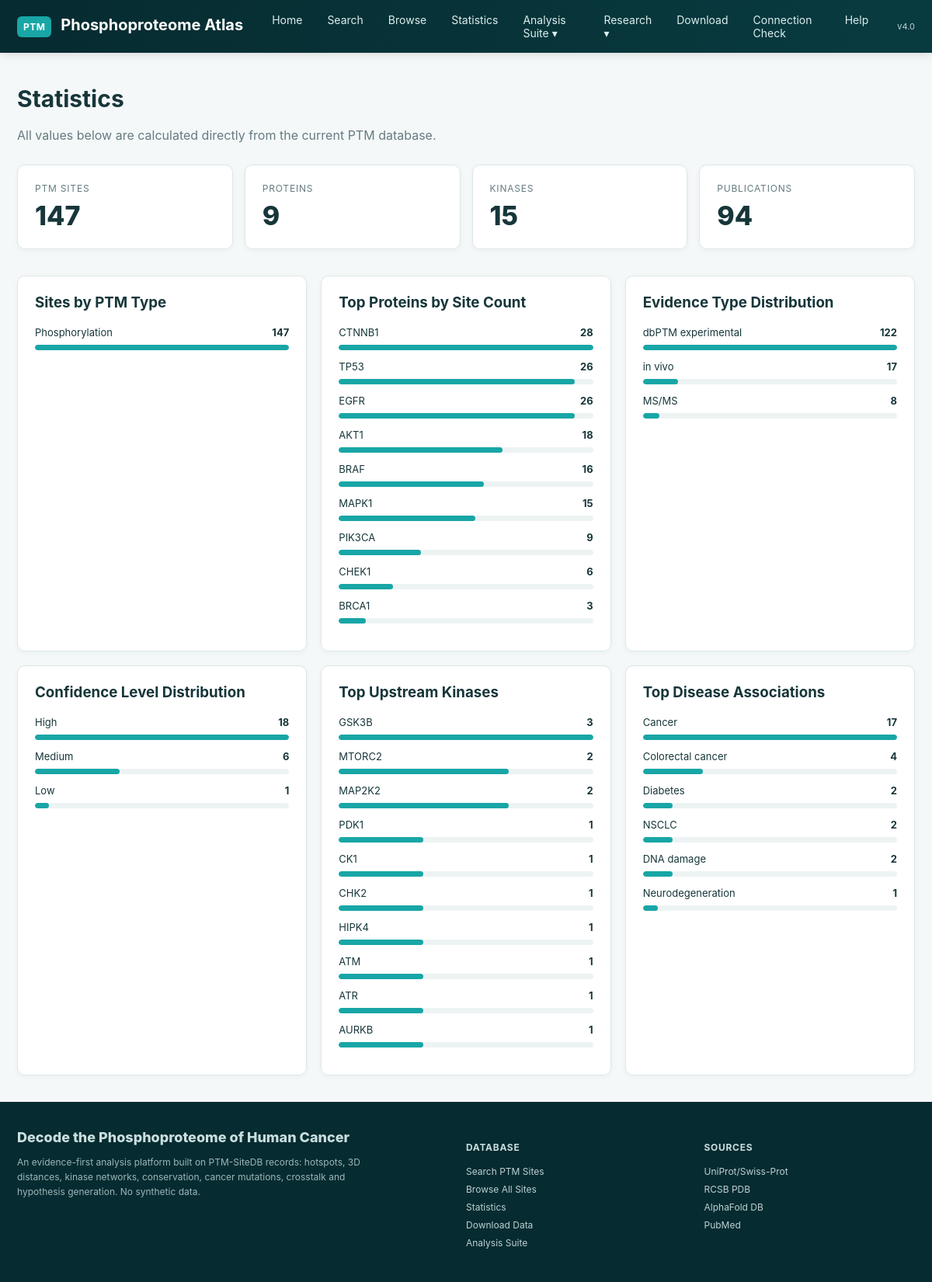
The app's page /statistics with its own data.
### tables this page shows
CREATE TABLE ptm_sites (
    id INTEGER PRIMARY KEY AUTOINCREMENT,
    gene TEXT NOT NULL, uniprot TEXT NOT NULL, ptm_type TEXT NOT NULL,
    site TEXT NOT NULL, position INTEGER, flanking TEXT, kinase TEXT,
    disease_context TEXT, evidence TEXT, confidence TEXT, pmid TEXT,
    source_url TEXT, protein_id TEXT, validation_status TEXT, pmid_old TEXT, pmids_dbptm TEXT, pmid_count INTEGER, pmid_score INTEGER, evidence_level TEXT, status TEXT, review_note TEXT,
    UNIQUE(uniprot, ptm_type, site, pmid)
);

### app.py (the view)
@app.route("/statistics")
def statistics():
    conn=db()
    stats={
        "sites": conn.execute("SELECT COUNT(*) FROM ptm_sites").fetchone()[0],
        "proteins": conn.execute("SELECT COUNT(DISTINCT uniprot) FROM ptm_sites").fetchone()[0],
        "catalogue_proteins": len(PROTEIN_CATALOG),
        "kinases": conn.execute("SELECT COUNT(DISTINCT kinase) FROM ptm_sites WHERE kinase!='' AND kinase!='—'").fetchone()[0],
        "publications": conn.execute("SELECT COUNT(DISTINCT pmid) FROM ptm_sites WHERE pmid!=''").fetchone()[0],
    }
    types=conn.execute("SELECT ptm_type,COUNT(*) n FROM ptm_sites GROUP BY ptm_type ORDER BY n DESC").fetchall()
    genes=conn.execute("SELECT gene,COUNT(*) n FROM ptm_sites GROUP BY gene ORDER BY n DESC").fetchall()
    evidence=conn.execute("""SELECT evidence,COUNT(*) n FROM ptm_sites
                              WHERE evidence IS NOT NULL AND trim(evidence)!=''
                              GROUP BY evidence ORDER BY n DESC""").fetchall()
    confidence=conn.execute("""SELECT confidence,COUNT(*) n FROM ptm_sites
                                WHERE confidence IS NOT NULL AND trim(confidence)!=''
                                GROUP BY confidence ORDER BY n DESC""").fetchall()
    kinase_rows=conn.execute("""SELECT kinase FROM ptm_sites
                                 WHERE kinase IS NOT NULL AND trim(kinase)!='' AND kinase!='—'""").fetchall()
    disease_rows=conn.execute("""SELECT disease_context FROM ptm_sites
                                  WHERE disease_context IS NOT NULL AND trim(disease_context)!=''""").fetchall()
    conn.close()
    kinase_counts = Counter(r["kinase"].strip() for r in kinase_rows)
    kinases = [{"kinase": k, "n": n} for k, n in kinase_counts.most_common(10)]
    disease_counts = Counter()
    for r in disease_rows:
        for d in r["disease_context"].split(";"):
            d = d.strip()
            if d:
                disease_counts[d] += 1
    diseases = [{"disease": d, "n": n} for d, n in disease_counts.most_common(6)]
    return render_template("statistics.html", stats=stats, types=types, genes=genes,
                            evidence=evidence, confidence=confidence,
                            kinases=kinases, diseases=diseases)

### features.py (called while the page is built)
@bp.app_context_processor
def inject_nav():
    return {"FEATURES": FEATURES}

### services/dbutil.py (called while the page is built)
def db():
    conn = sqlite3.connect(DB)
    conn.row_factory = sqlite3.Row
    return conn

### templates/statistics.html
{% extends "base.html" %}{% block title %}Statistics — PTM-SiteDB{% endblock %}{% block content %}
<div class="page-header"><h2>Statistics</h2><p>All values below are calculated directly from the current PTM database.</p></div>
<div class="stats-grid">{% for key,label in [('sites','PTM Sites'),('proteins','Proteins'),('kinases','Kinases'),('publications','Publications')] %}<div class="stat-card"><div class="stat-label">{{label}}</div><div class="stat-value">{{stats[key]}}</div></div>{% endfor %}</div>
<div class="chart-grid">
<section class="panel"><h3>Sites by PTM Type</h3>{% for r in types %}<div class="bar-row"><span>{{r.ptm_type}}</span><strong>{{r.n}}</strong><div class="bar"><i style="width:{{ (r.n / (types[0].n or 1))*100 }}%"></i></div></div>{% endfor %}</section>
<section class="panel"><h3>Top Proteins by Site Count</h3>{% for r in genes[:9] %}<div class="bar-row"><span>{{r.gene}}</span><strong>{{r.n}}</strong><div class="bar"><i style="width:{{ (r.n / (genes[0].n or 1))*100 }}%"></i></div></div>{% endfor %}</section>
<section class="panel"><h3>Evidence Type Distribution</h3>{% for r in evidence %}<div class="bar-row"><span>{{r.evidence}}</span><strong>{{r.n}}</strong><div class="bar"><i style="width:{{ (r.n / (evidence[0].n or 1))*100 }}%"></i></div></div>{% endfor %}</section>
<section class="panel"><h3>Confidence Level Distribution</h3>{% for r in confidence %}<div class="bar-row"><span>{{r.confidence}}</span><strong>{{r.n}}</strong><div class="bar"><i style="width:{{ (r.n / (confidence[0].n or 1))*100 }}%"></i></div></div>{% endfor %}</section>
<section class="panel"><h3>Top Upstream Kinases</h3>{% for r in kinases %}<div class="bar-row"><span>{{r.kinase}}</span><strong>{{r.n}}</strong><div class="bar"><i style="width:{{ (r.n / (kinases[0].n or 1))*100 }}%"></i></div></div>{% endfor %}</section>
<section class="panel"><h3>Top Disease Associations</h3>{% for r in diseases %}<div class="bar-row"><span>{{r.disease}}</span><strong>{{r.n}}</strong><div class="bar"><i style="width:{{ (r.n / (diseases[0].n or 1))*100 }}%"></i></div></div>{% endfor %}</section>
</div>
{% endblock %}

### templates/base.html (shortened to what this page needs)
<!doctype html>
<html lang="en">
<head>
<link rel="stylesheet" href="{{ url_for('static',filename='css/main.css') }}?v=20261010-evidence-fix">
</head>
<body>
<nav class="nav"><div class="nav-inner">
<a class="nav-logo" href="{{ url_for('home') }}"><span class="logo-mark">PTM</span> Phosphoproteome Atlas</a>
<ul class="nav-links">
<li><a href="{{ url_for('home') }}">Home</a></li>
<li><a href="{{ url_for('search') }}">Search</a></li>
<li><a href="{{ url_for('browse') }}">Browse</a></li>
<li><a href="{{ url_for('statistics') }}">Statistics</a></li>
<li class="dd"><a href="{{ url_for('features.features_index') }}">Analysis Suite ▾</a></li>
<li class="dd"><a href="/research/">Research ▾</a></li>
<li><a href="{{ url_for('download') }}">Download</a></li>
<li><a href="{{ url_for('connection_check') }}">Connection Check</a></li>
<li><a href="{{ url_for('help_page') }}">Help</a></li>
</ul><span class="nav-version">v4.0</span>
</div></nav>
<main class="page-body"><div class="container">{% block content %}{% endblock %}</div></main>
<footer><div class="footer-inner">
<div><div class="logo-name">Decode the Phosphoproteome of Human Cancer</div><p>An evidence-first analysis platform built on PTM-SiteDB records: hotspots, 3D distances, kinase networks, conservation, cancer mutations, crosstalk and hypothesis generation. No synthetic data.</p></div>
<div><h4>Database</h4><a href="{{url_for('search')}}">Search PTM Sites</a><a href="{{url_for('browse')}}">Browse All Sites</a><a href="{{url_for('statistics')}}">Statistics</a><a href="{{url_for('download')}}">Download Data</a><a href="{{url_for('features.features_index')}}">Analysis Suite</a></div>
<div><h4>Sources</h4><a href="https://www.uniprot.org/" target="_blank">UniProt/Swiss-Prot</a><a href="https://www.rcsb.org/" target="_blank">RCSB PDB</a><a href="https://alphafold.ebi.ac.uk/" target="_blank">AlphaFold DB</a><a href="https://pubmed.ncbi.nlm.nih.gov/" target="_blank">PubMed</a></div>
</div></footer>
</body></html>

### static/css/main.css (style rules this page uses)
:root { --nav:#062b30;--nav2:#083b40;--teal:#18a6a6;--sky:#3aa8e6;--ink:#17363a;--muted:#657b80;--bg:#f5f8f8;--card:#fff;--line:#dce7e8;--green:#118b6e }
* { box-sizing:border-box }
body { margin:0;font-family:Inter,Segoe UI,Arial,sans-serif;background:var(--bg);color:var(--ink) }
a { color:inherit }
.nav { background:linear-gradient(90deg,var(--nav),var(--nav2));color:#fff;position:sticky;top:0;z-index:20;box-shadow:0 2px 12px #0002 }
.nav-inner { max-width:1250px;margin:auto;min-height:68px;display:flex;align-items:center;padding:0 22px;gap:24px }
.nav-logo { font-size:20px;font-weight:750;text-decoration:none;white-space:nowrap }
.logo-mark { display:inline-flex;background:#18a6a6;border-radius:6px;padding:6px 8px;margin-right:7px;font-size:12px;letter-spacing:.5px }
.nav-links { list-style:none;display:flex;gap:6px;margin:0;padding:0;flex:1 }
.nav-links a { display:block;text-decoration:none;padding:11px 13px;border-radius:7px;color:#dceeee;font-size:14px }
.nav-version { font-size:11px;color:#b9d3d5 }
.page-body { min-height:calc(100vh - 170px) }
.container { max-width:1250px;margin:auto;padding:34px 22px }
h2 { font-size:30px;margin:7px 0 10px }
.page-header { margin-bottom:25px }
.page-header p,.hero p { color:var(--muted);max-width:800px;line-height:1.65 }
.stats-grid { display:grid;grid-template-columns:repeat(4,1fr);gap:15px;margin:12px 0 34px }
.stat-card,.feature,.panel { background:white;border:1px solid var(--line);border-radius:10px;padding:22px;box-shadow:0 2px 7px #113a3d0a }
.stat-label { font-size:12px;color:var(--muted);text-transform:uppercase;letter-spacing:.8px }
.stat-value { font-size:34px;font-weight:800;margin-top:7px }
.panel h3 { margin-top:0 }
.bar-row { display:grid;grid-template-columns:1fr 45px;gap:8px;margin:13px 0;font-size:13px }
.bar-row strong { text-align:right }
.bar { grid-column:1/3;height:7px;background:#edf3f3;border-radius:10px;overflow:hidden }
.bar i { display:block;height:100%;background:var(--teal);border-radius:10px }
footer { background:#062b30;color:#c9dede }
.footer-inner { max-width:1250px;margin:auto;padding:35px 22px;display:grid;grid-template-columns:2fr 1fr 1fr;gap:35px }
.footer-inner p { max-width:450px;color:#9bb8bb;font-size:12px;line-height:1.6 }
.footer-inner h4 { font-size:12px;text-transform:uppercase;letter-spacing:.7px }
.footer-inner a { display:block;color:#bcd2d4;text-decoration:none;font-size:12px;margin:8px 0 }
.logo-name { font-weight:800;font-size:18px }
.chart-grid { display:grid;grid-template-columns:repeat(3,1fr);gap:18px;margin-top:8px }
.dd { position:relative }

### records on screen
ptm_sites: confidence "High", n "18", {{ (r.n / (confidence[0].n or 1))*100 }} 100.0 (drawn), kinase "CK1", n "1", {{ (r.n / (kinases[0].n or 1))*100 }} 33.33333333333333 (drawn)
ptm_sites: kinase "GSK3B", n "3", {{ (r.n / (kinases[0].n or 1))*100 }} 100.0 (drawn), disease "Colorectal cancer", n "4", {{ (r.n / (diseases[0].n or 1))*100 }} 23.52941176470588 (drawn)
ptm_sites: kinase "MTORC2", n "2", {{ (r.n / (kinases[0].n or 1))*100 }} 66.66666666666666 (drawn)
ptm_sites: kinase "MAP2K2", n "2", {{ (r.n / (kinases[0].n or 1))*100 }} 66.66666666666666 (drawn)
ptm_sites: kinase "PDK1", n "1", {{ (r.n / (kinases[0].n or 1))*100 }} 33.33333333333333 (drawn)
ptm_sites: kinase "CHK2", n "1", {{ (r.n / (kinases[0].n or 1))*100 }} 33.33333333333333 (drawn), disease "DNA damage", n "2", {{ (r.n / (diseases[0].n or 1))*100 }} 11.76470588235294 (drawn)
ptm_sites: kinase "HIPK4", n "1", {{ (r.n / (kinases[0].n or 1))*100 }} 33.33333333333333 (drawn)
ptm_sites: kinase "ATM", n "1", {{ (r.n / (kinases[0].n or 1))*100 }} 33.33333333333333 (drawn)
ptm_sites: kinase "ATR", n "1", {{ (r.n / (kinases[0].n or 1))*100 }} 33.33333333333333 (drawn)
ptm_sites: kinase "AURKB", n "1", {{ (r.n / (kinases[0].n or 1))*100 }} 33.33333333333333 (drawn)
ptm_sites: disease "NSCLC", n "2", {{ (r.n / (diseases[0].n or 1))*100 }} 11.76470588235294 (drawn)
ptm_sites: disease "Neurodegeneration", n "1", {{ (r.n / (diseases[0].n or 1))*100 }} 5.88235294117647 (drawn)

### other values on screen
{{ label }} "PTM SITES" "PROTEINS" "KINASES" "PUBLICATIONS"
{{ stats[key] }} "147" "9" "15" "94"
{{ r.ptm_type }} "Phosphorylation"
{{ r.n }} "147"
{{ r.gene }} "CTNNB1" "TP53" "EGFR" "AKT1" "BRAF" "MAPK1" "PIK3CA" "CHEK1" "BRCA1"
{{ r.n }} "28" "26" "26" "18" "16" "15" "9" "6" "3"
{{ r.evidence }} "dbPTM experimental" "in vivo" "MS/MS"
{{ r.n }} "122" "17" "8"
{{ r.confidence }} "Medium" "Low"
{{ r.n }} "6" "1"
{{ r.disease }} "Cancer" "Diabetes"
{{ r.n }} "17" "2"
